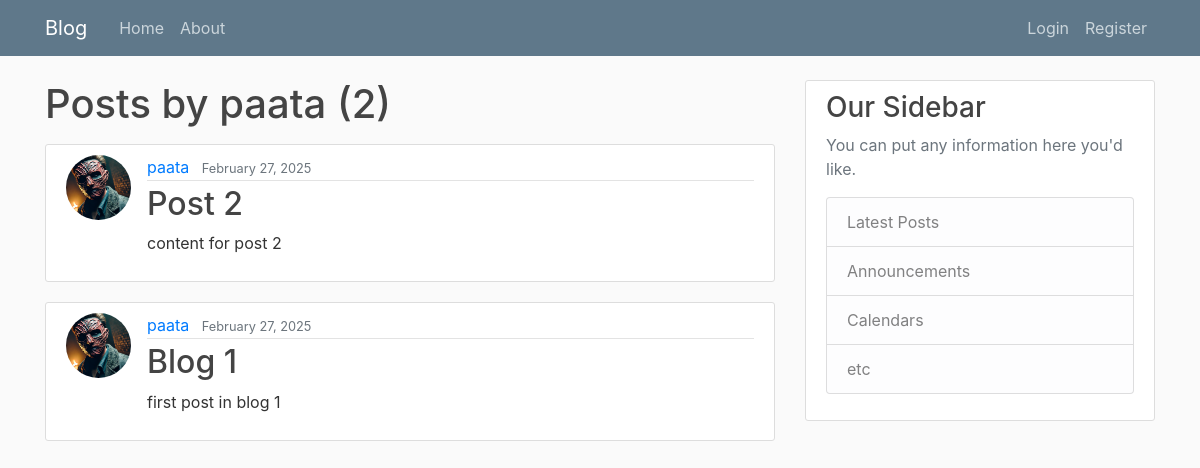
The app's page /user/paata/, older data.
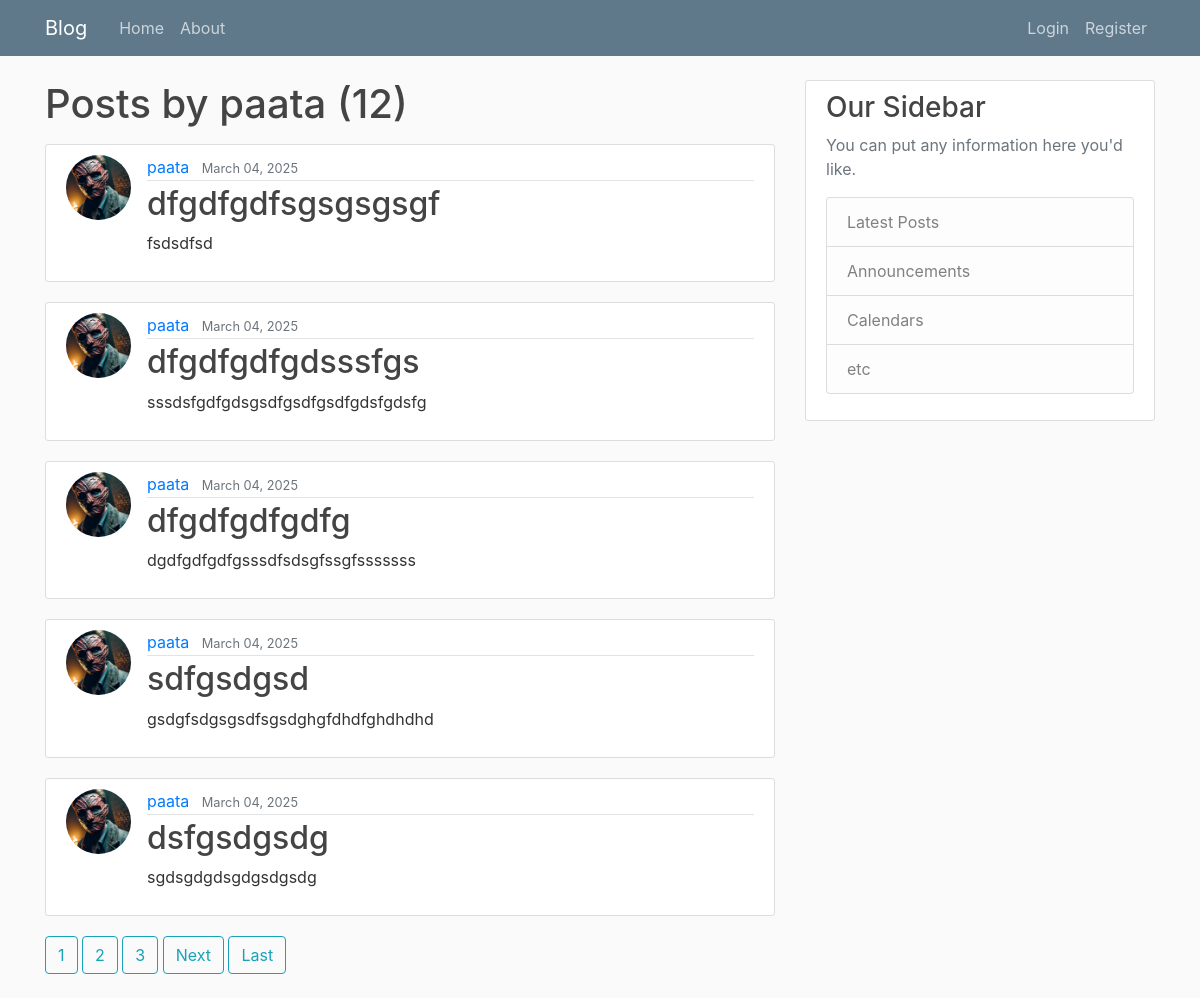
The same page, newer data.
### blog/models.py (models this page shows, shortened)
class Post(models.Model):
    title = models.CharField(max_length=100)
    content = models.TextField()
    date_posted = models.DateTimeField(default=timezone.now)
    author = models.ForeignKey(User, on_delete=models.CASCADE)

### users/models.py (models this page shows, shortened)
class Profile(models.Model):
    user = models.OneToOneField(User, on_delete=models.CASCADE)
    image = models.ImageField(default="default.jpg", upload_to='profile_pics')

### blog/views.py (the view)
# urls.py: path('user/<str:username>/', UserPostListView.as_view(), name='user-posts'),
class UserPostListView(ListView):
    model = Post
    template_name = 'blog/user_posts.html'
    context_object_name = 'posts'
    paginate_by = 5
    def get_queryset(self):
        user = get_object_or_404(User, username=self.kwargs.get('username'))
        return Post.objects.filter(author=user).order_by('-date_posted')

### blog/templates/blog/user_posts.html (shortened to what this page needs)
{% extends 'blog/base.html' %}
{% block content %}
    <h1 class="mb-3">Posts by {{view.kwargs.username }} ({{ page_obj.paginator.count }})</h1>
    {% for post in posts %}
            <article class="media content-section">
              <img class="rounded-circle article-img" src="{{post.author.profile.image.url}}">
              <div class="media-body">
                <div class="article-metadata">
                  <a class="mr-2" href="{% url 'user-posts' post.author.username %}">{{ post.author }}</a>
                  <small class="text-muted">{{ post.date_posted|date:"F d, Y" }}</small>
                </div>
                <h2><a class="article-title" href="{% url 'post-detail' post.id %}">{{ post.title }}</a></h2>
                <p class="article-content">{{ post.content }}</p>
              </div>
            </article>
    {% endfor %}
    {%if is_paginated%}
        {% for num in page_obj.paginator.page_range %}
            {% if page_obj.number == num%}
                <a class="btn btn-outline-info mb-4" href="?page={{num}}">{{num}}</a>
            {% elif num > page_obj.number|add:'-3' and num < page_obj.number|add:'3'%}
               <a class="btn btn-outline-info mb-4" href="?page={{num}}">{{num}}</a>
            {% endif %}
        {% endfor%}
        {% if page_obj.has_next %}
            <a class="btn btn-outline-info mb-4" href="?page={{page_obj.next_page_number}}">Next</a>
             <a class="btn btn-outline-info mb-4" href="?page={{page_obj.paginator.num_pages}}">Last</a>
        {% endif%}
    {% endif %}
{% endblock content %}

### blog/templates/blog/base.html (shortened to what this page needs)
{% load static %}
<!DOCTYPE html>
<html lang="en">
<head>
    <link rel="stylesheet" href="https://cdn.jsdelivr.net/npm/bootstrap@4.0.0/dist/css/bootstrap.min.css">
    <link rel="stylesheet" type="text/css" href="{% static 'blog/main.css' %}">
</head>
<body>
        <header class="site-header">
          <nav class="navbar navbar-expand-md navbar-dark bg-steel fixed-top">
            <div class="container">
              <a class="navbar-brand mr-4" href="{% url 'blog-home' %}">Blog</a>
              <div class="collapse navbar-collapse" id="navbarToggle">
                <div class="navbar-nav mr-auto">
                  <a class="nav-item nav-link" href="{% url 'blog-home' %}">Home</a>
                  <a class="nav-item nav-link" href="{% url 'blog-about' %}">About</a>
                </div>
                <div class="navbar-nav">
                    {% if user.is_authenticated %}
                      <a class="nav-item nav-link" href="{% url 'post-create' %}">New Post</a>
                     <a class="nav-item nav-link" href="{% url 'profile' %}">Profile</a>
                    <form action="{% url 'logout' %}" method="post">
                        {% csrf_token %}
                        <button type="submit" class="nav-item nav-link">Logout</button>
                    </form>
                    {% else %}
                  <a class="nav-item nav-link" href="{% url 'login' %}">Login</a>
                  <a class="nav-item nav-link" href="{% url 'register' %}">Register</a>
                    {% endif %}
                </div>
              </div>
            </div>
          </nav>
        </header>
    <main role="main" class="container">
      <div class="row">
        <div class="col-md-8">
          {% block content %}{% endblock %}
        </div>
        <div class="col-md-4">
          <div class="content-section">
            <h3>Our Sidebar</h3>
            <p class='text-muted'>You can put any information here you'd like.
              <ul class="list-group">
                <li class="list-group-item list-group-item-light">Latest Posts</li>
                <li class="list-group-item list-group-item-light">Announcements</li>
                <li class="list-group-item list-group-item-light">Calendars</li>
                <li class="list-group-item list-group-item-light">etc</li>
              </ul>
            </p>
          </div>
        </div>
      </div>
    </main>
</body>
</html>

### blog/static/blog/main.css (style rules this page uses)
body { background: #fafafa; color: #333333; margin-top: 5rem; }
h1, h2, h3, h4, h5, h6 { color: #444444; }
ul { margin: 0; }
.bg-steel { background-color: #5f788a; }
.site-header .navbar-nav .nav-link { color: #cbd5db; }
.content-section { background: #ffffff; padding: 10px 20px; border: 1px solid #dddddd; border-radius: 3px; margin-bottom: 20px; }
.article-title { color: #444444; }
.article-content { white-space: pre-line; }
.article-img { height: 65px; width: 65px; margin-right: 16px; }
.article-metadata { padding-bottom: 1px; margin-bottom: 4px; border-bottom: 1px solid #e3e3e3 }

Row changes from the older to the newer data that the page shows:
removed Post: author.profile.image (picture), author "paata", date_posted "February 27, 2025", title "Post 2", content "content for post 2"
no longer on this page (row unchanged): Post: author.profile.image (picture), author "paata", date_posted "February 27, 2025", title "Blog 1", content "first post in blog 1"
added Post: author.profile.image (picture), author "paata", date_posted "March 04, 2025", title "dfgdfgdfsgsgsgsgf", content "fsdsdfsd"
added Post: author.profile.image (picture), author "paata", date_posted "March 04, 2025", title "dfgdfgdfgdsssfgs", content "sssdsfgdfgdsgsdfgsdfgsdfgdsfgdsfg"
added Post: author.profile.image (picture), author "paata", date_posted "March 04, 2025", title "dfgdfgdfgdfg", content "dgdfgdfgdfgsssdfsdsgfssgfsssssss"
added Post: author.profile.image (picture), author "paata", date_posted "March 04, 2025", title "sdfgsdgsd", content "gsdgfsdgsgsdfsgsdghgfdhdfghdhdhd"
added Post: author.profile.image (picture), author "paata", date_posted "March 04, 2025", title "dsfgsdgsdg", content "sgdsgdgdsgdgsdgsdg"
Text that changed along with them:
{{ page_obj.paginator.count }}: "2" → "12"
new list line: "1"
new list line: "2"
new list line: "3"
text now shown: "Next Last"
